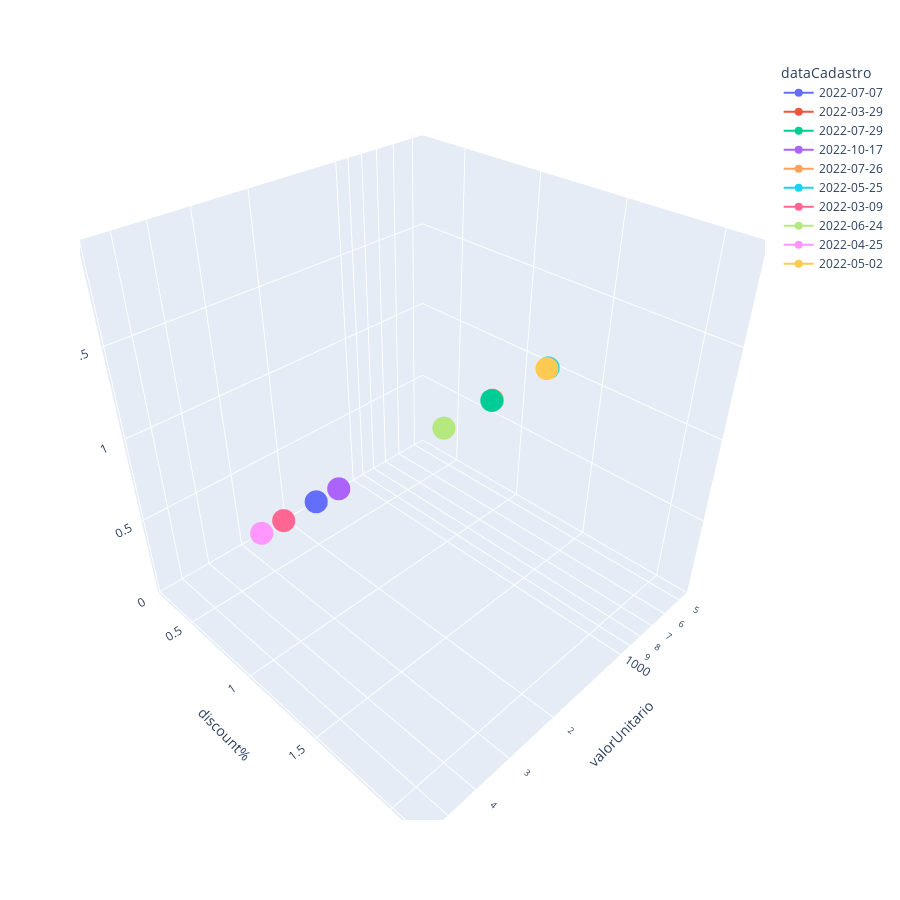

The cell this chart's notebook holds for it:
### Code cell
fig = px.scatter_3d(df_predict, x='valorUnitario', y='discount%'
                    , z='Previsao',text="produtoId_x",
                      color='dataCadastro',hover_name="produtoId_x",log_x=True
                    , width=900, height=900)

fig.update_traces(textposition='top center')

fig.update_traces(mode="markers+lines")

fig.update_layout(
    hoverlabel=dict(
        bgcolor="white",
        font_size=16,
        font_family="Rockwell"
      
    )
)


fig.show()

### Figure 1 — Plotly figure (JSON) as saved in the notebook; plotly's stock layout.template omitted (floating-point values rounded to 4 significant figures)
{"data": [{"hovertemplate": "<b>%{hovertext}</b><br><br>dataCadastro=2022-07-07<br>valorUnitario=%{x}<br>discount%=%{y}<br>Previsao=%{z}<br>produtoId_x=%{text}<extra></extra>", "hovertext": [3131], "legendgroup": "2022-07-07", "marker": {"color": "#636efa", "symbol": "circle"}, "mode": "markers+lines", "name": "2022-07-07", "scene": "scene", "showlegend": true, "text": [3131], "textposition": "top center", "type": "scatter3d", "x": [3863.0], "y": [1.19], "z": [1]}, {"hovertemplate": "<b>%{hovertext}</b><br><br>dataCadastro=2022-03-29<br>valorUnitario=%{x}<br>discount%=%{y}<br>Previsao=%{z}<br>produtoId_x=%{text}<extra></extra>", "hovertext": [2983], "legendgroup": "2022-03-29", "marker": {"color": "#EF553B", "symbol": "circle"}, "mode": "markers+lines", "name": "2022-03-29", "scene": "scene", "showlegend": true, "text": [2983], "textposition": "top center", "type": "scatter3d", "x": [4856.0], "y": [1.19], "z": [1]}, {"hovertemplate": "<b>%{hovertext}</b><br><br>dataCadastro=2022-07-29<br>valorUnitario=%{x}<br>discount%=%{y}<br>Previsao=%{z}<br>produtoId_x=%{text}<extra></extra>", "hovertext": [7704], "legendgroup": "2022-07-29", "marker": {"color": "#00cc96", "symbol": "circle"}, "mode": "markers+lines", "name": "2022-07-29", "scene": "scene", "showlegend": true, "text": [7704], "textposition": "top center", "type": "scatter3d", "x": [878.3], "y": [1.19], "z": [1]}, {"hovertemplate": "<b>%{hovertext}</b><br><br>dataCadastro=2022-10-17<br>valorUnitario=%{x}<br>discount%=%{y}<br>Previsao=%{z}<br>produtoId_x=%{text}<extra></extra>", "hovertext": [9503], "legendgroup": "2022-10-17", "marker": {"color": "#ab63fa", "symbol": "circle"}, "mode": "markers+lines", "name": "2022-10-17", "scene": "scene", "showlegend": true, "text": [9503], "textposition": "top center", "type": "scatter3d", "x": [3272.0], "y": [1.19], "z": [1]}, {"hovertemplate": "<b>%{hovertext}</b><br><br>dataCadastro=2022-07-26<br>valorUnitario=%{x}<br>discount%=%{y}<br>Previsao=%{z}<br>produtoId_x=%{text}<extra></extra>", "hovertext": [8200], "legendgroup": "2022-07-26", "marker": {"color": "#FFA15A", "symbol": "circle"}, "mode": "markers+lines", "name": "2022-07-26", "scene": "scene", "showlegend": true, "text": [8200], "textposition": "top center", "type": "scatter3d", "x": [873.8], "y": [1.19], "z": [1]}, {"hovertemplate": "<b>%{hovertext}</b><br><br>dataCadastro=2022-05-25<br>valorUnitario=%{x}<br>discount%=%{y}<br>Previsao=%{z}<br>produtoId_x=%{text}<extra></extra>", "hovertext": [1210], "legendgroup": "2022-05-25", "marker": {"color": "#19d3f3", "symbol": "circle"}, "mode": "markers+lines", "name": "2022-05-25", "scene": "scene", "showlegend": true, "text": [1210], "textposition": "top center", "type": "scatter3d", "x": [489.0], "y": [1.19], "z": [1]}, {"hovertemplate": "<b>%{hovertext}</b><br><br>dataCadastro=2022-03-09<br>valorUnitario=%{x}<br>discount%=%{y}<br>Previsao=%{z}<br>produtoId_x=%{text}<extra></extra>", "hovertext": [744], "legendgroup": "2022-03-09", "marker": {"color": "#FF6692", "symbol": "circle"}, "mode": "markers+lines", "name": "2022-03-09", "scene": "scene", "showlegend": true, "text": [744], "textposition": "top center", "type": "scatter3d", "x": [4856.0], "y": [1.19], "z": [1]}, {"hovertemplate": "<b>%{hovertext}</b><br><br>dataCadastro=2022-06-24<br>valorUnitario=%{x}<br>discount%=%{y}<br>Previsao=%{z}<br>produtoId_x=%{text}<extra></extra>", "hovertext": [10892], "legendgroup": "2022-06-24", "marker": {"color": "#B6E880", "symbol": "circle"}, "mode": "markers+lines", "name": "2022-06-24", "scene": "scene", "showlegend": true, "text": [10892], "textposition": "top center", "type": "scatter3d", "x": [1379.0], "y": [1.19], "z": [1]}, {"hovertemplate": "<b>%{hovertext}</b><br><br>dataCadastro=2022-04-25<br>valorUnitario=%{x}<br>discount%=%{y}<br>Previsao=%{z}<br>produtoId_x=%{text}<extra></extra>", "hovertext": [10770], "legendgroup": "2022-04-25", "marker": {"color": "#FF97FF", "symbol": "circle"}, "mode": "markers+lines", "name": "2022-04-25", "scene": "scene", "showlegend": true, "text": [10770], "textposition": "top center", "type": "scatter3d", "x": [5634.0], "y": [1.19], "z": [1]}, {"hovertemplate": "<b>%{hovertext}</b><br><br>dataCadastro=2022-05-02<br>valorUnitario=%{x}<br>discount%=%{y}<br>Previsao=%{z}<br>produtoId_x=%{text}<extra></extra>", "hovertext": [1010], "legendgroup": "2022-05-02", "marker": {"color": "#FECB52", "symbol": "circle"}, "mode": "markers+lines", "name": "2022-05-02", "scene": "scene", "showlegend": true, "text": [1010], "textposition": "top center", "type": "scatter3d", "x": [495.5], "y": [1.19], "z": [1]}], "layout": {"height": 900, "hoverlabel": {"bgcolor": "white", "font": {"family": "Rockwell", "size": 16}}, "legend": {"title": {"text": "dataCadastro"}, "tracegroupgap": 0}, "margin": {"t": 60}, "scene": {"domain": {"x": [0, 1], "y": [0, 1]}, "xaxis": {"title": {"text": "valorUnitario"}, "type": "log"}, "yaxis": {"title": {"text": "discount%"}}, "zaxis": {"title": {"text": "Previsao"}}}, "width": 900}}
